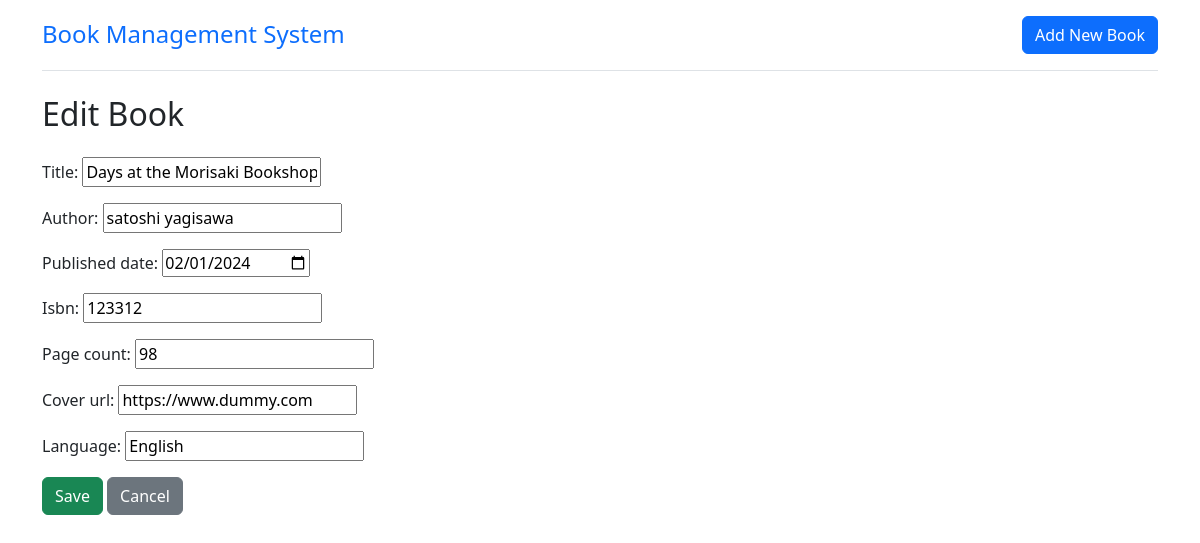
Page /1/edit/ on the committed database.
### BookApp/models.py (models this page shows, shortened)
class Book(models.Model):
    title = models.CharField(max_length=200)
    author = models.CharField(max_length=100)
    published_date = models.DateField(null=True, blank=True)
    isbn = models.CharField(max_length=13, blank=True)
    page_count = models.IntegerField(null=True, blank=True)
    cover_url = models.URLField(max_length=200, blank=True)
    language = models.CharField(max_length=50, default='English')

### BookApp/views.py (the view)
# urls.py: path('<int:pk>/edit/', BookUpdateView.as_view(), name='book_update'),
class BookUpdateView(UpdateView):
    model = Book
    form_class = BookForm
    template_name = 'book_form.html'
    success_url = reverse_lazy('book_list')

### BookApp/forms.py
class BookForm(forms.ModelForm):
    class Meta:
        model = Book
        fields = '__all__'
        widgets = {
            'published_date': forms.DateInput(attrs={'type': 'date'}),
        }

### BookApp/templates/book_form.html (shortened to what this page needs)
{% extends 'base.html' %}
{% block content %}
    <h2 class="mb-4">{% if object %}Edit Book{% else %}Add New Book{% endif %}</h2>
    <form method="post">
        {{ form.as_p }}
        <button type="submit" class="btn btn-success">Save</button>
        <a href="{% url 'book_list' %}" class="btn btn-secondary">Cancel</a>
    </form>
{% endblock %}

### rows in the picture
Book: title "Days at the Morisaki Bookshop", author "satoshi yagisawa", published_date "02/01/2024", isbn "123312", page_count "98", cover_url "https://www.dummy.com", language "English"
